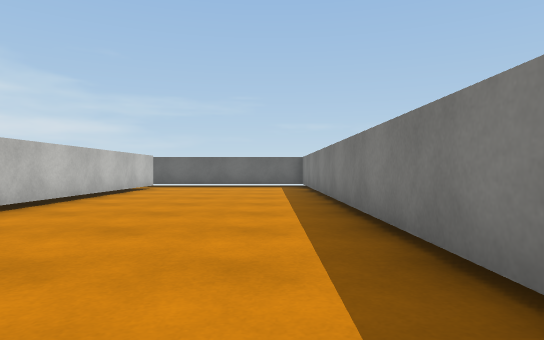
[1] (above)

24 first-person views from a walk through a Unity game level. The camera is 0.62 m above the floor, looks level and sees 75° across. The floor is counted in squares, 1 m on a side. Each view is taken from the middle of a square. On the plan, view 1 faces up. The plan holds only what a view shows up to about 10 squares ahead; the rest is blank. The place goes on beyond the plan. The player is left out. Surface patterns are stand-ins for the level's own textures.

[2]
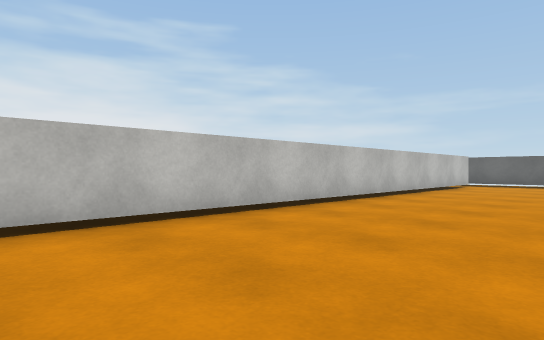

[3]
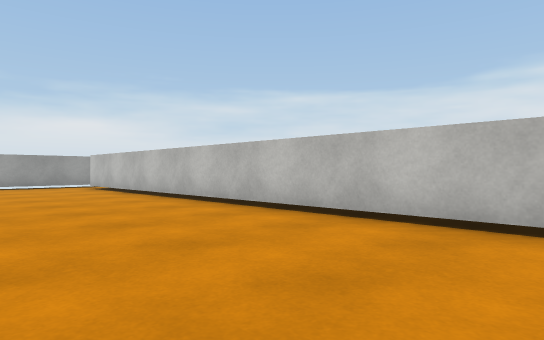

[4]
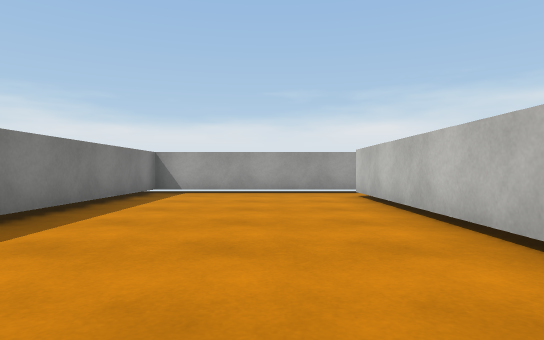

[5]
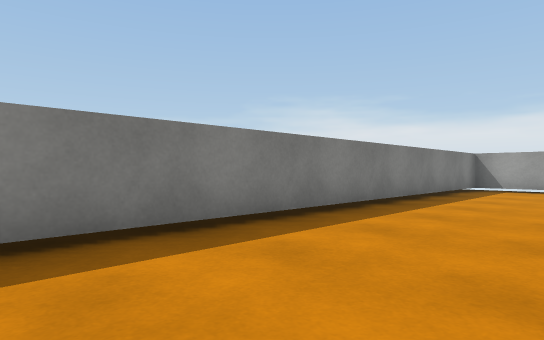

[6]
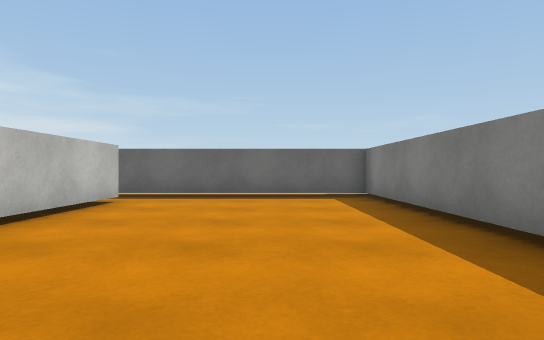

[7]
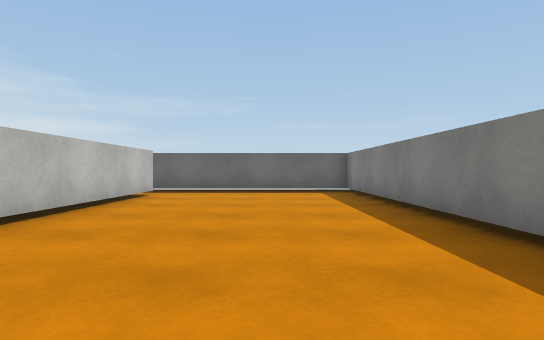

[8]
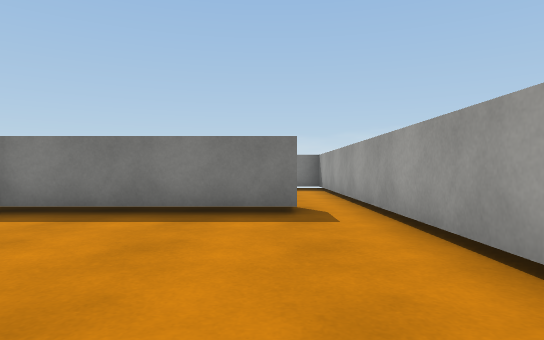

[9]
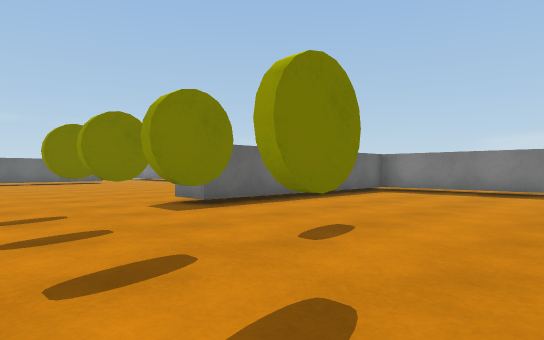

[10]
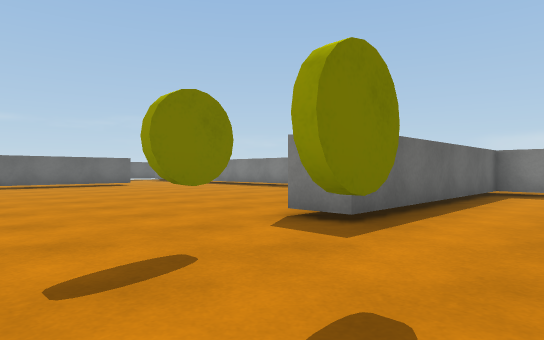

[11]
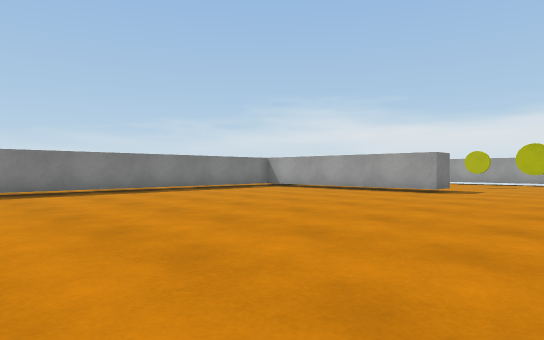

[12]
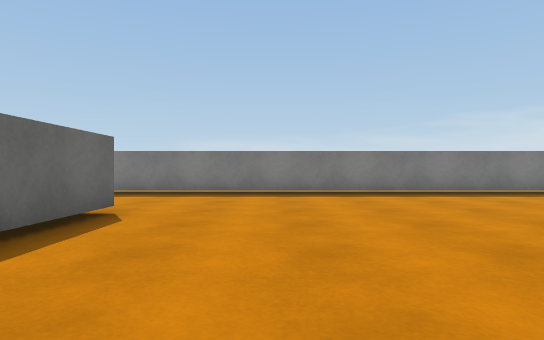

[13]
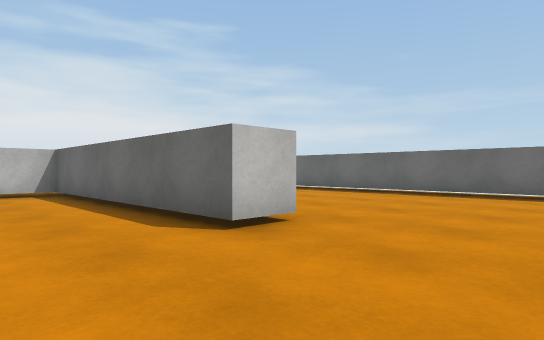

[14]
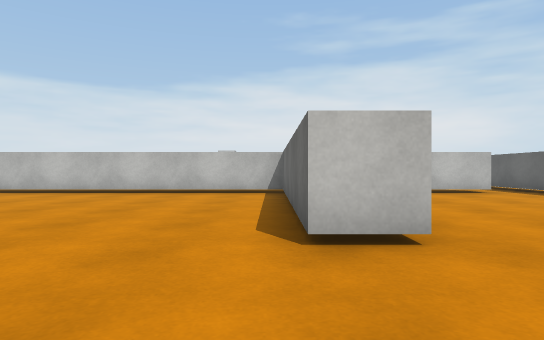

[15]
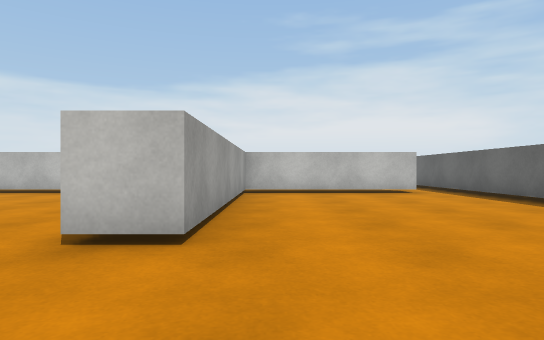

[16]
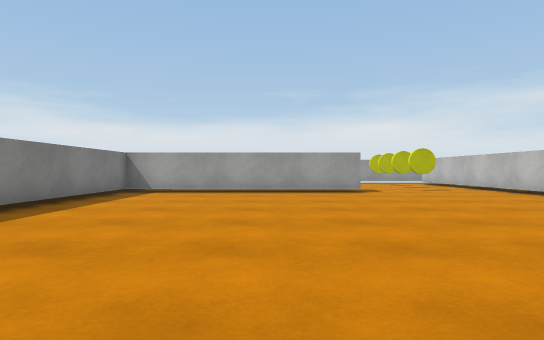

[17]
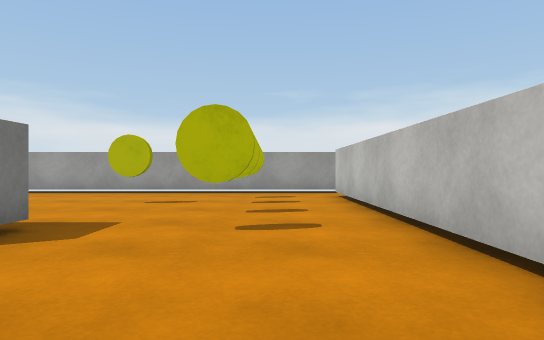

[18]
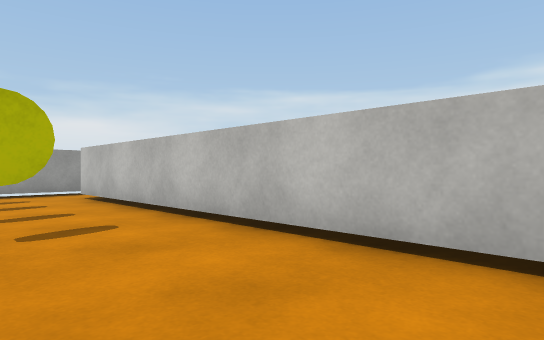

[19]
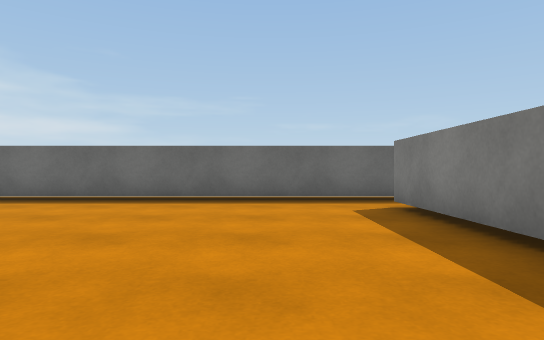

[20]
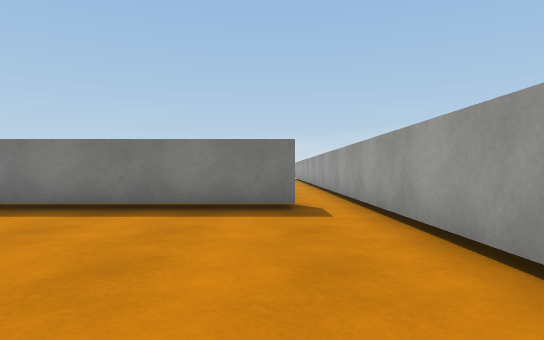

[21]
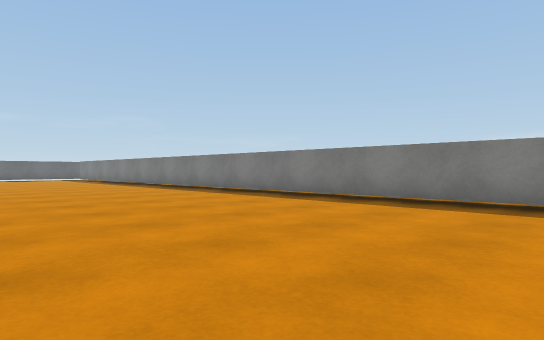

[22]
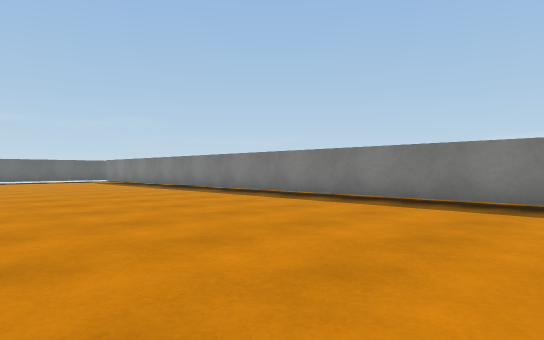

[23]
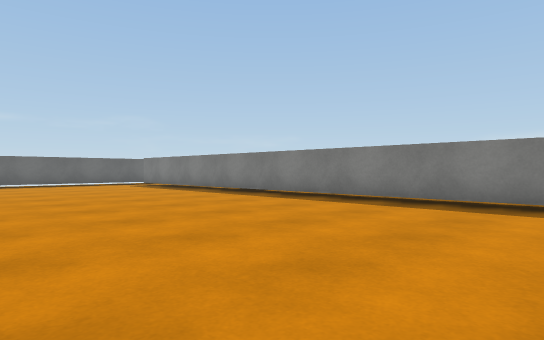

[24]
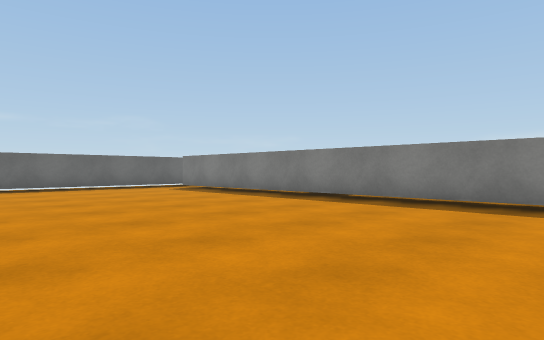

### Floor plan
Key: @ floor where view 1 was taken; # wall or solid block; x gap in a wall; . floor; C yellow coin.
Columns run from 23 left of view 1 to 1 right of it. Each row starts with its distance up from view 1.
 13   #    ##################
 12   ..   x..........##....#
 11  ....  #..........##....#
 10  ..... #..........##....#
  9  ......#..........##....#
  8  ......#..........##....#
  7  ......########...##....#
  6  ......#..........##....#
  5 .......#..........##....#
  4 .......#..........##....#
  3 .......#..........##....#
  2 .......#..........##....#
  1 .......#..........##....#
  0 .......#..........##...@#
 -1 .......#..........##....#
 -2 .......#..........##....#
 -3 .......#..........##....#
 -4 .......#..........##....#
 -5 .......#....########....#
 -6 .......#..C.......##....#
 -7 .......#..C.......##....#
 -8 .......#..........##....#
 -9 .......#..C.C.....##....#
-10 .......#..C.......##....#
-11   ......................#
-12    ######################

Where each view was taken, in squares from view 1:
view 1: 0 up, 0 right, facing up
view 2: 2 down, 0 right, facing up-left
view 3: 2 up, 0 right, facing down-left
view 4: 2 down, 2 left, facing down
view 5: 0 up, 2 left, facing down-right
view 6: 5 up, 1 left, facing up
view 7: 3 up, 1 left, facing up
view 8: 10 down, 10 left, facing right
view 9: 11 down, 15 left, facing up-right
view 10: 8 down, 15 left, facing up-right
view 11: 5 up, 15 left, facing down-right
view 12: 4 up, 14 left, facing right
view 13: 4 up, 6 left, facing up-left
view 14: 6 up, 6 left, facing left
view 15: 8 up, 6 left, facing left
view 16: 5 up, 9 left, facing down
view 17: 2 down, 14 left, facing down
view 18: 2 down, 13 left, facing down-left
view 19: 6 up, 7 left, facing up
view 20: 10 down, 22 left, facing right
view 21: 10 down, 23 left, facing up-right
view 22: 6 down, 23 left, facing up-right
view 23: 2 down, 23 left, facing up-right
view 24: 1 up, 23 left, facing up-right
